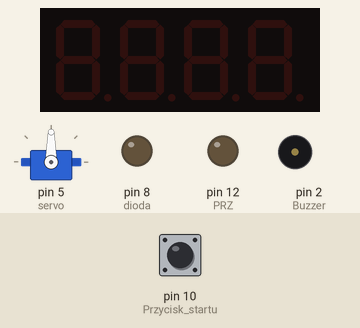
This sketch was run on a simulated Arduino Uno, built with avr-gcc and run on an emulated ATmega328P. Parts: servo, 4-digit seven-segment display, output pins drawn as LEDs (lit = HIGH), buzzer (waves = sounding, pin HIGH). The test bench sets the inputs (shaded band); at power-on: pin 10 (Przycisk_startu) HIGH. Pins used as bus, display or sensor lines are not drawn.

Above: at 1.2 s.
1.3 s: pin 10 (Przycisk_startu) pulled LOW for 0.15 s
At 1.7 s:
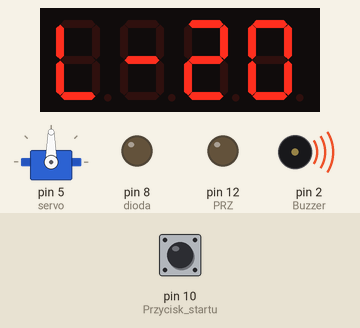
At 16.9 s:
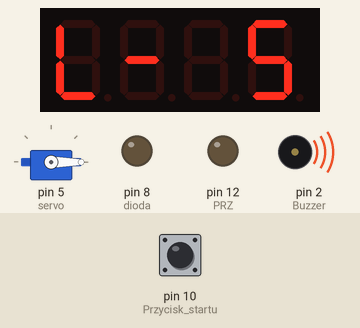
Timing chart, 0 to 18.5 s (numbered marks = the images above; inputs shaded):
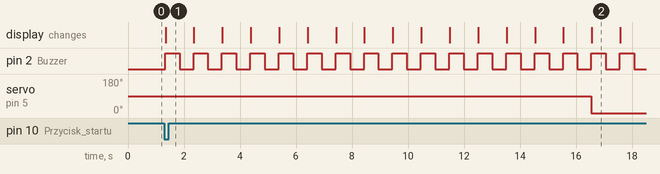

The sketch:

testowy.ino
```cpp
#include <TM1637Display.h>
#include <Servo.h> //Biblioteka odpowiedzialna za serwa
#define CLK 4
#define DIO 3
Servo servo; //Tworzymy obiekt, dzięki któremu możemy odwołać się do serwa
TM1637Display display(CLK, DIO);
int pozycja = 20;

void setup() {
  pinMode(10, INPUT_PULLUP); //Przycisk startu
  pinMode(9, OUTPUT); //dioda ssr
  pinMode(8, OUTPUT); //dioda
  pinMode(12, OUTPUT); //PRZ
  pinMode(2, OUTPUT); //Buzzer
  servo.attach(5);  //Serwomechanizm podłączony do pinu 9
  digitalWrite(12, LOW);
}

void loop() {
display.setBrightness(0x0f);
display.clear();
if (digitalRead(10) == LOW) {
  minus();
  digitalWrite(8, LOW);
  digitalWrite(11, LOW);
  //Początek migania
  digitalWrite(9, HIGH);
  digitalWrite(2, HIGH);
  display.showNumberDec(20,false,2,2);
  delay(500);
  digitalWrite(9, LOW);
  digitalWrite(2, LOW);
  delay(500);
  digitalWrite(9, HIGH);
  digitalWrite(2, HIGH);
  display.showNumberDec(19,false,2,2);
  delay(500);
  digitalWrite(9, LOW);
  digitalWrite(2, LOW);
  delay(500);
  digitalWrite(9, HIGH);
  digitalWrite(2, HIGH);
  display.showNumberDec(18,false,2,2);
  delay(500);
  digitalWrite(9, LOW);
  digitalWrite(2, LOW);
  delay(500);
  digitalWrite(9, HIGH);
  digitalWrite(2, HIGH);
  display.showNumberDec(17,false,2,2);
  delay(500);
  digitalWrite(9, LOW);
  digitalWrite(2, LOW);
  delay(500);
  digitalWrite(9, HIGH);
  digitalWrite(2, HIGH);
  display.showNumberDec(16,false,2,2);
  delay(500);
  digitalWrite(9, LOW);
  digitalWrite(2, LOW);
  delay(500);
  digitalWrite(9, HIGH);
  digitalWrite(2, HIGH);
  display.showNumberDec(15,false,2,2);
  delay(500);
  digitalWrite(9, LOW);
  digitalWrite(2, LOW);
  delay(500);
  digitalWrite(9, HIGH);
  digitalWrite(2, HIGH);
  display.showNumberDec(14,false,2,2);
  delay(500);
  digitalWrite(9, LOW);
  digitalWrite(2, LOW);
  delay(500);
  digitalWrite(9, HIGH);
  digitalWrite(2, HIGH);
  display.showNumberDec(13,false,2,2);
  delay(500);
  digitalWrite(9, LOW);
  digitalWrite(2, LOW);
  delay(500);
  digitalWrite(9, HIGH);
  digitalWrite(2, HIGH);
  display.showNumberDec(12,false,2,2);
  delay(500);
  digitalWrite(9, LOW);
  digitalWrite(2, LOW);
  delay(500);
  digitalWrite(9, HIGH);
  digitalWrite(2, HIGH);
  display.showNumberDec(11,false,2,2);
  delay(500);
  digitalWrite(9, LOW);
  digitalWrite(2, LOW);
  delay(500);
  digitalWrite(9, HIGH);
  digitalWrite(2, HIGH);
  display.showNumberDec(10,false,2,2);
  delay(500);
  digitalWrite(9, LOW);
  digitalWrite(2, LOW);
  delay(500);
  digitalWrite(9, HIGH);
  digitalWrite(2, HIGH);
  display.showNumberDec(9,false,2,2);
  delay(500);
  digitalWrite(9, LOW);
  digitalWrite(2, LOW);
  delay(500);
  digitalWrite(9, HIGH);
  digitalWrite(2, HIGH);
  display.showNumberDec(8,false,2,2);
  delay(500);
  digitalWrite(9, LOW);
  digitalWrite(2, LOW);
  delay(500);
  digitalWrite(9, HIGH);
  digitalWrite(2, HIGH);
  display.showNumberDec(7,false,2,2);
  delay(500);
  digitalWrite(9, LOW);
  digitalWrite(2, LOW);
  delay(500);
  digitalWrite(9, HIGH);
  digitalWrite(2, HIGH);
  display.showNumberDec(6,false,2,2);
  delay(500);
  digitalWrite(9, LOW);
  digitalWrite(2, LOW);
  delay(500);
  serwo();
  digitalWrite(9, HIGH);
  digitalWrite(2, HIGH);
  display.showNumberDec(5,false,2,2);
  delay(500);
  digitalWrite(9, LOW);
  digitalWrite(2, LOW);
  delay(500);
  digitalWrite(9, HIGH);
  digitalWrite(2, HIGH);
  display.showNumberDec(4,false,2,2);
  delay(500);
  digitalWrite(9, LOW);
  digitalWrite(2, LOW);
  delay(500);
  digitalWrite(9, HIGH);
  digitalWrite(2, HIGH);
  display.showNumberDec(3,false,2,2);
  delay(500);
  digitalWrite(9, LOW);
  digitalWrite(2, LOW);
  delay(500);
  digitalWrite(9, HIGH);
  digitalWrite(2, HIGH);
  display.showNumberDec(2,false,2,2);
  delay(500);
  digitalWrite(9, LOW);
  digitalWrite(2, LOW);
  delay(500);
  digitalWrite(9, HIGH);
  digitalWrite(2, HIGH);
  display.showNumberDec(1,false,2,2);
  delay(500);
  digitalWrite(9, LOW);
  digitalWrite(2, LOW);
  delay(500);
  //Koniec migania
  go();
  digitalWrite(11, HIGH);
  digitalWrite(2, HIGH);
  digitalWrite(12, HIGH);
  delay(2000);
  digitalWrite(11, LOW);
  digitalWrite(2, LOW);
  digitalWrite(12, LOW);
  delay(2000);
  servo.write(0);
}
  else{
    digitalWrite(9, HIGH);
    digitalWrite(11, HIGH);
  }
}
void go(){
    uint8_t goMe[]={
  SEG_A|SEG_F|SEG_E|SEG_D|SEG_C,
  SEG_A|SEG_B|SEG_C|SEG_D|SEG_E|SEG_F, };
  display.clear();
  display.setSegments(goMe, 2, 0);
}

void minus() {
  uint8_t lMe[]={
  SEG_F|SEG_E|SEG_D,
  SEG_G,
};
display.setSegments(lMe, 2, 0);
}

void serwo() {
  servo.write(0); //Wykonaj ruch
}
```

Measured:
- after the input at 1.3 s, pin 2 (Buzzer): alternates HIGH for 0.52 s and LOW for 0.50 s, starting at once; servo on pin 5 (servo): 90° → 0° after 15.3 s; the display: changes at once (image 1)
